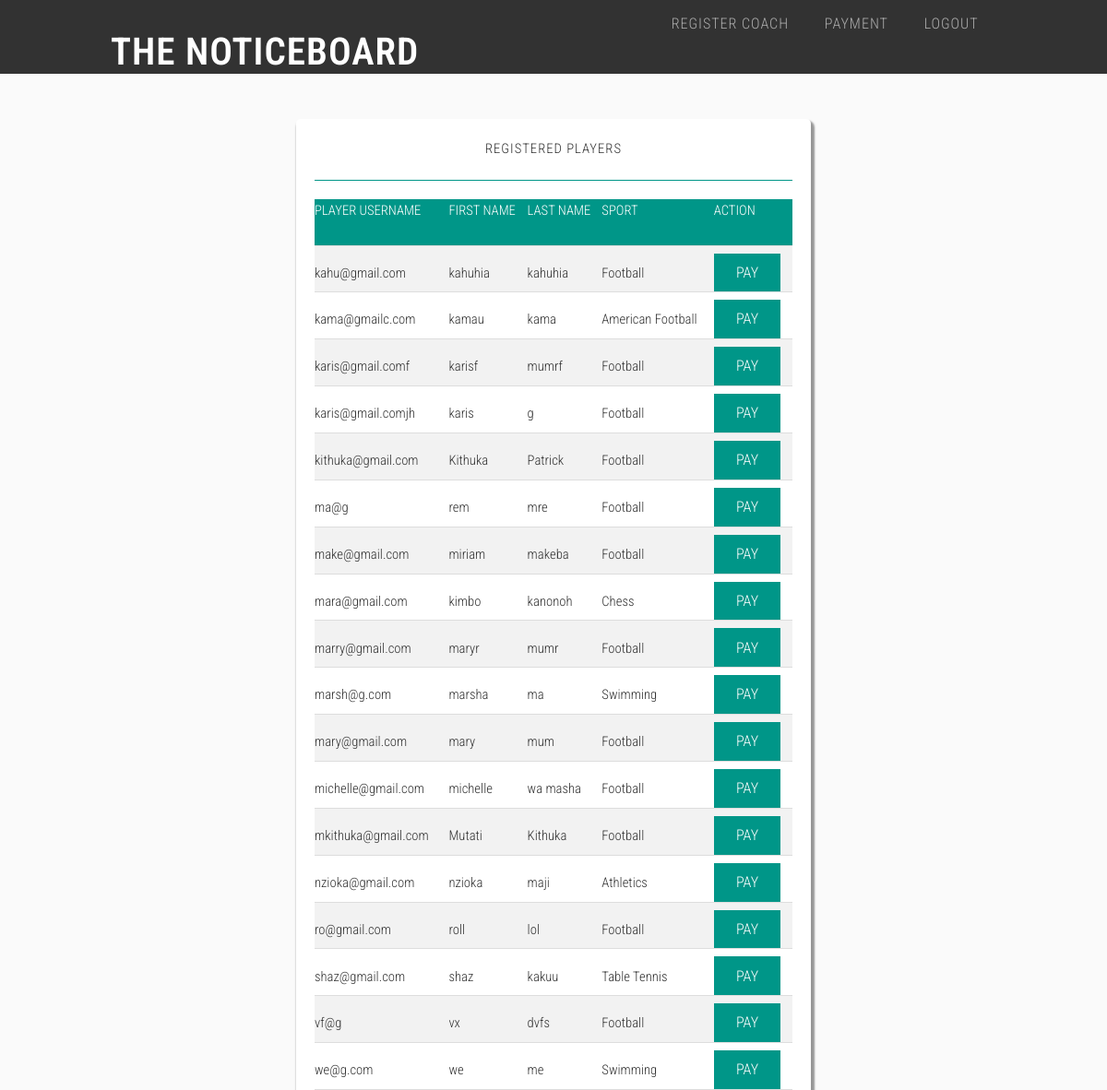
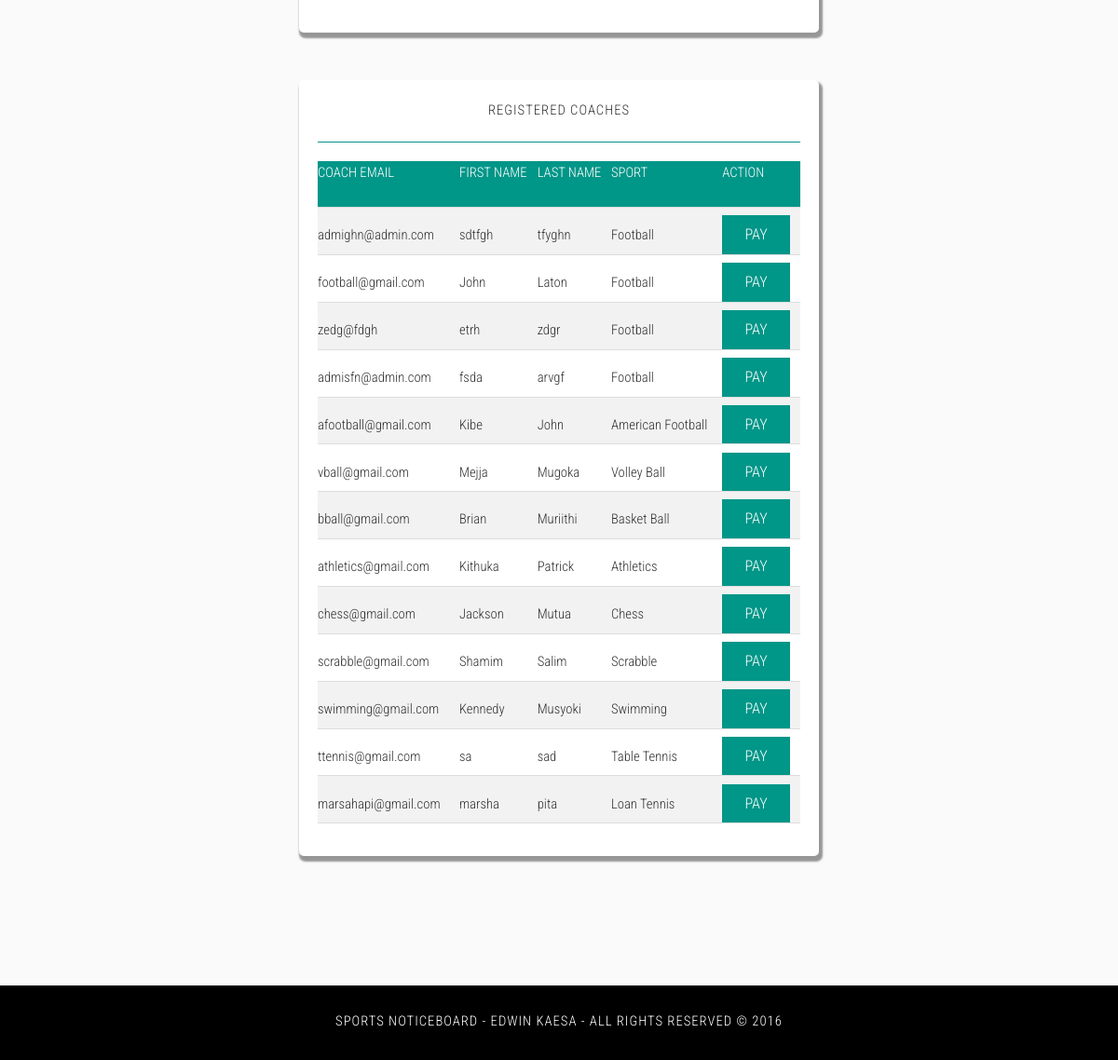
The page /login/a-module/payment.php on the database its author committed (2 pictures, top to bottom).
### tables this page shows
CREATE TABLE IF NOT EXISTS `players` (
  `player_username` varchar(40) NOT NULL,
  `player_f_name` varchar(40) DEFAULT NULL,
  `player_l_name` varchar(40) DEFAULT NULL,
  `player_profile_pic` varchar(100) DEFAULT NULL,
  `player_profile_pic_ext` varchar(5) DEFAULT NULL,
  `sport_id` int(11) DEFAULT NULL,
  PRIMARY KEY (`player_username`)
);

CREATE TABLE IF NOT EXISTS `coach` (
  `coach_username` varchar(40) NOT NULL,
  `coach_f_name` varchar(40) DEFAULT NULL,
  `coach_l_name` varchar(40) DEFAULT NULL,
  `coach_profile_pic` varchar(100) DEFAULT NULL,
  `coach_profile_pic_ext` varchar(10) DEFAULT NULL,
  `sport_id` int(11) DEFAULT NULL,
  PRIMARY KEY (`coach_username`)
);

### login/a-module/payment.php (the view, shortened to what this page needs)
<!DOCTYPE HTML>
<html>
<head>
    <link rel="stylesheet" href="//netdna.bootstrapcdn.com/bootstrap/3.0.3/css/bootstrap.min.css">
    <link href="http://kaesa/boots3/css/bootstrap.min.css" rel="stylesheet">
    <link rel="stylesheet" type="text/css" href="sweetalert/dist/sweetalert.css">
</head>
<body>
<div id="header">
    <div class="container">
        <div id="logo">
            <h1><a href="http://localhost/kaesa/">The NoticeBoard</a></h1>
        </div>
        <nav id="nav">
            <ul>
                <li ><a href="http://localhost/kaesa/login/?p=pP10006">Register Coach</a></li>
                <li ><a href="http://localhost/kaesa/login/a-module/payment.php?p=
							<?php
                    $_pu = $_SESSION['admin_username']; echo $_pu?>">payment</a></li>
                <li ><a href="http://localhost/kaesa/login/a-module/assets/API/logout.a.inc.php">Logout</a></li>
            </ul>
        </nav>
    </div>
</div>
<div id='page'>
    <div id='marketing' class='container'>
                <div id='card' class='container'>
                    <h1 id='players'><a href=''> <center>REGISTERED PLAYERS </a> <center></h1><hr>
                    <div style="overflow-x:auto;">
                        <table>
                            <tr><th>PLAYER USERNAME </th> <th>FIRST NAME </th> <th>LAST NAME </th> <th>SPORT </th> <th>ACTION </th> </tr>
                            <?PHP
                            $players_sql_query = "SELECT * FROM `players`  ORDER BY player_username ASC";
                            $players_sql_query_result = mysql_query($players_sql_query);
                            if($players_sql_query_result || mysql_num_rows($players_sql_query_result) > 0){
                                while($players_sql_query_result_puller=mysql_fetch_assoc($players_sql_query_result)){
                                    $_PlayerUsername = $players_sql_query_result_puller['player_username'];
                                    $_PlayerFName = $players_sql_query_result_puller['player_f_name'];
                                    $_PlayerLName = $players_sql_query_result_puller['player_l_name'];
                                    $_SportId = $players_sql_query_result_puller['sport_id'];
                                    switch($_SportId){
                                        case "1";
                                            $_Sport = 'Football';
                                            break;
                                        case "2";
                                            $_Sport = 'American Football';
                                            break;
                                        case "5";
                                            $_Sport = 'Athletics';
                                            break;
                                        case "6";
                                            $_Sport = 'Chess';
                                            break;
                                        case "9";
                                            $_Sport = 'Swimming';
                                            break;
                                        case "10";
                                            $_Sport = 'Table Tennis';
                                            break;
                                    }
                                    echo"
    <tr><td>$_PlayerUsername</td> <td> $_PlayerFName </td> <td> $_PlayerLName </td> <td>$_Sport</td> <td><a href='http://localhost/kaesa/login/a-module/assets/API/pay_a_player.php?player_username=$_PlayerUsername'><button class='button'>pay</button></a>
     <!--<a href='http://localhost/kaesa/login/a-module/assets/API/a-delete-player.php?player_username=$_PlayerUsername'><button class='button'>REMOVE</button></a></td></tr>
		-->
	";
                                }
                            }
                            ?>
                        </table>
                    </div>
                </div><BR><BR>
                <div id='card' class='container'>
                    <h1 id='coaches'><a href=''> <center>REGISTERED COACHES </a> <center></h1><hr>
                    <div style="overflow-x:auto;">
                        <table>
                            <tr><th>COACH EMAIL </th> <th>FIRST NAME </th> <th>LAST NAME </th> <th>SPORT </th> <th>ACTION </th> </tr>
                            <?PHP
                            $coach_sql_query = "SELECT * FROM `coach`  ORDER BY sport_id ASC";
                            $coach_sql_query_result = mysql_query($coach_sql_query);
                            if($coach_sql_query_result || mysql_num_rows($coach_sql_query_result) > 0){
                                while($coach_sql_query_result_puller=mysql_fetch_assoc($coach_sql_query_result)){
                                    $_CoachUsername = $coach_sql_query_result_puller['coach_username'];
                                    $_CoachFName = $coach_sql_query_result_puller['coach_f_name'];
                                    $_CoachLName = $coach_sql_query_result_puller['coach_l_name'];
                                    $_SportId = $coach_sql_query_result_puller['sport_id'];
                                    switch($_SportId){
                                        case "1";
                                            $_Sport = 'Football';
                                            break;
                                        case "2";
                                            $_Sport = 'American Football';
                                            break;
                                        case "3";
                                            $_Sport = 'Volley Ball';
                                            break;
                                        case "4";
                                            $_Sport = 'Basket Ball';
                                            break;
                                        case "5";
                                            $_Sport = 'Athletics';
                                            break;
                                        case "6";
                                            $_Sport = 'Chess';
                                            break;
                                        case "7";
                                            $_Sport = 'Scrabble';
                                            break;
                                        case "9";
                                            $_Sport = 'Swimming';
                                            break;
                                        case "10";
                                            $_Sport = 'Table Tennis';
                                            break;
                                        case "11";
                                            $_Sport = 'Loan Tennis';
                                            break;
                                    }
                                    echo"
        <tr><td>$_CoachUsername</td> <td> $_CoachFName </td> <td> $_CoachLName </td> <td>$_Sport</td> <td><a href='http://localhost/kaesa/login/a-module/assets/API/pay_a_coach.php?coach_username=$_CoachUsername'><button class='button'>pay</button></a>
         <!--<a href='http://localhost/kaesa/login/a-module/assets/API/a-delete-coach.php?coach_username=$_CoachUsername'><button class='button'>REMOVE</button></a> </td></tr>
		-->
	";
                                }
                            }
                            ?>
                        </table>
                    </div>
                </div><BR><BR>
    </div>
</div>
<div id="copyright" class="container"><br>
    SPORTS NOTICEBOARD - EDWIN KAESA - ALL RIGHTS RESERVED &COPY; 2016
</div>
</body>

### login/a-module/css/style.css (style rules this page uses)
body { background-color:#000; }
body,input,textarea,select { font-family: 'Roboto Condensed', sans-serif; font-weight: 300; font-size: 11pt; line-height: 1.75em; }
h1,h2,h3,h4,h5,h6 { letter-spacing: 1px; text-transform: uppercase; font-weight: 300; }
h1 a, h2 a, h3 a, h4 a, h5 a, h6 a { color: inherit; text-decoration: none; }
a { color: #ff0000; }
hr { border: 0; border-top: solid 1px #009688; }
p, ul, ol, dl, table { margin-bottom: 1em; }
.button { display: inline-block; margin-top: 0.5em; padding: 0.50em 1.5em; background: #009688; text-decoration: none; border: none; text-transform: uppercase; font-size: 1.1em; color: #FFF; -moz-transition: color 0.35s ease-in-out, background-color 0.35s ease-in-out; -webkit-transition: color 0.35s ease-in-out, background-color 0.35s ease-in-out; -o-transition: color 0.35s ease-in-out, background-color 0.35s ease-in-out; -ms-transition: color 0.35s ease-in-out, background-color 0.35s ease-in-out; transition: color 0.35s ease-in-out, background-color 0.35s ease-in-out; cursor: pointer; }
#header { position: fixed; background-color:rgba(0,0,0,0.8); width:100%; height:80px; }
#header .container { position: relative; padding: 4em 0em; }
#logo { position: absolute; left: 0em; top: 3em; }
#logo a { display: block; text-decoration: none; font-size: 2.8em; font-weight: 600; color:#fff; }
#nav { position: absolute; right: 0em; top: 0em; }
#nav > ul > li { float: left; }
#nav > ul > li:last-child { padding-right: 0; }
#nav > ul > li > a, #nav > ul > li > span { display: block; margin-left: 0em; margin-top: 0em; padding-top:0em; padding: 0.80em 1.2em; letter-spacing: 0.06em; text-decoration: none; text-transform: uppercase; font-size: 1.1em; outline: 0; color: #aaa; }
#page { background: rgb(250,250,250); }
#copyright { position: relative; height: 80px; letter-spacing: 1px; text-align: center; color: rgb(255,255,255); background-color:rgba(0,0,0,0.8); }
#marketing { margin-top: 100px; }
#card { border-top: 5px solid color:#e95d3c; border-radius:5,5,5,5; background-color: rgb(255,255,255); width:60%; height:relative; border-radius: 5px; padding:20px; box-shadow: 2px 4px 2px 2px rgba(0,0,0,.4); }
#card hr { background-color: #009688; }
table { width: 100%; }
th, td { height: 50px; text-align: left; border-bottom: 1px solid #ddd; }
tr:nth-child(even) { background-color: #f2f2f2 }
th { background-color: #009688; color: white; }

### login/a-module/css/style-desktop.css (style rules this page uses)
body,input,textarea,select { font-size: 11pt; }
#page { padding: 2em 0em 6em 0em; }

### rows shown on the page
players: player_username "kahu@gmail.com", player_f_name "kahuhia", player_l_name "kahuhia", sport "Football"
players: player_username "kama@gmailc.com", player_f_name "kamau", player_l_name "kama", sport "American Football"
players: player_username "karis@gmail.comf", player_f_name "karisf", player_l_name "mumrf", sport "Football"
players: player_username "karis@gmail.comjh", player_f_name "karis", player_l_name "g", sport "Football"
players: player_username "kithuka@gmail.com", player_f_name "Kithuka", player_l_name "Patrick", sport "Football"
players: player_username "ma@g", player_f_name "rem", player_l_name "mre", sport "Football"
players: player_username "make@gmail.com", player_f_name "miriam", player_l_name "makeba", sport "Football"
players: player_username "mara@gmail.com", player_f_name "kimbo", player_l_name "kanonoh", sport "Chess"
players: player_username "marry@gmail.com", player_f_name "maryr", player_l_name "mumr", sport "Football"
players: player_username "marsh@g.com", player_f_name "marsha", player_l_name "ma", sport "Swimming"
players: player_username "mary@gmail.com", player_f_name "mary", player_l_name "mum", sport "Football"
players: player_username "michelle@gmail.com", player_f_name "michelle", player_l_name "wa masha", sport "Football"
players: player_username "mkithuka@gmail.com", player_f_name "Mutati", player_l_name "Kithuka", sport "Football"
players: player_username "nzioka@gmail.com", player_f_name "nzioka", player_l_name "maji", sport "Athletics"
players: player_username "ro@gmail.com", player_f_name "roll", player_l_name "lol", sport "Football"
players: player_username "shaz@gmail.com", player_f_name "shaz", player_l_name "kakuu", sport "Table Tennis"
players: player_username "vf@g", player_f_name "vx", player_l_name "dvfs", sport "Football"
players: player_username "we@g.com", player_f_name "we", player_l_name "me", sport "Swimming"
coach: coach_username "admighn@admin.com", coach_f_name "sdtfgh", coach_l_name "tfyghn", sport "Football"
coach: coach_username "football@gmail.com", coach_f_name "John", coach_l_name "Laton", sport "Football"
coach: coach_username "zedg@fdgh", coach_f_name "etrh", coach_l_name "zdgr", sport "Football"
coach: coach_username "admisfn@admin.com", coach_f_name "fsda", coach_l_name "arvgf", sport "Football"
coach: coach_username "afootball@gmail.com", coach_f_name "Kibe", coach_l_name "John", sport "American Football"
coach: coach_username "vball@gmail.com", coach_f_name "Mejja", coach_l_name "Mugoka", sport "Volley Ball"
coach: coach_username "bball@gmail.com", coach_f_name "Brian", coach_l_name "Muriithi", sport "Basket Ball"
coach: coach_username "athletics@gmail.com", coach_f_name "Kithuka", coach_l_name "Patrick", sport "Athletics"
coach: coach_username "chess@gmail.com", coach_f_name "Jackson", coach_l_name "Mutua", sport "Chess"
coach: coach_username "scrabble@gmail.com", coach_f_name "Shamim", coach_l_name "Salim", sport "Scrabble"
coach: coach_username "swimming@gmail.com", coach_f_name "Kennedy", coach_l_name "Musyoki", sport "Swimming"
coach: coach_username "ttennis@gmail.com", coach_f_name "sa", coach_l_name "sad", sport "Table Tennis"
coach: coach_username "marsahapi@gmail.com", coach_f_name "marsha", coach_l_name "pita", sport "Loan Tennis"
